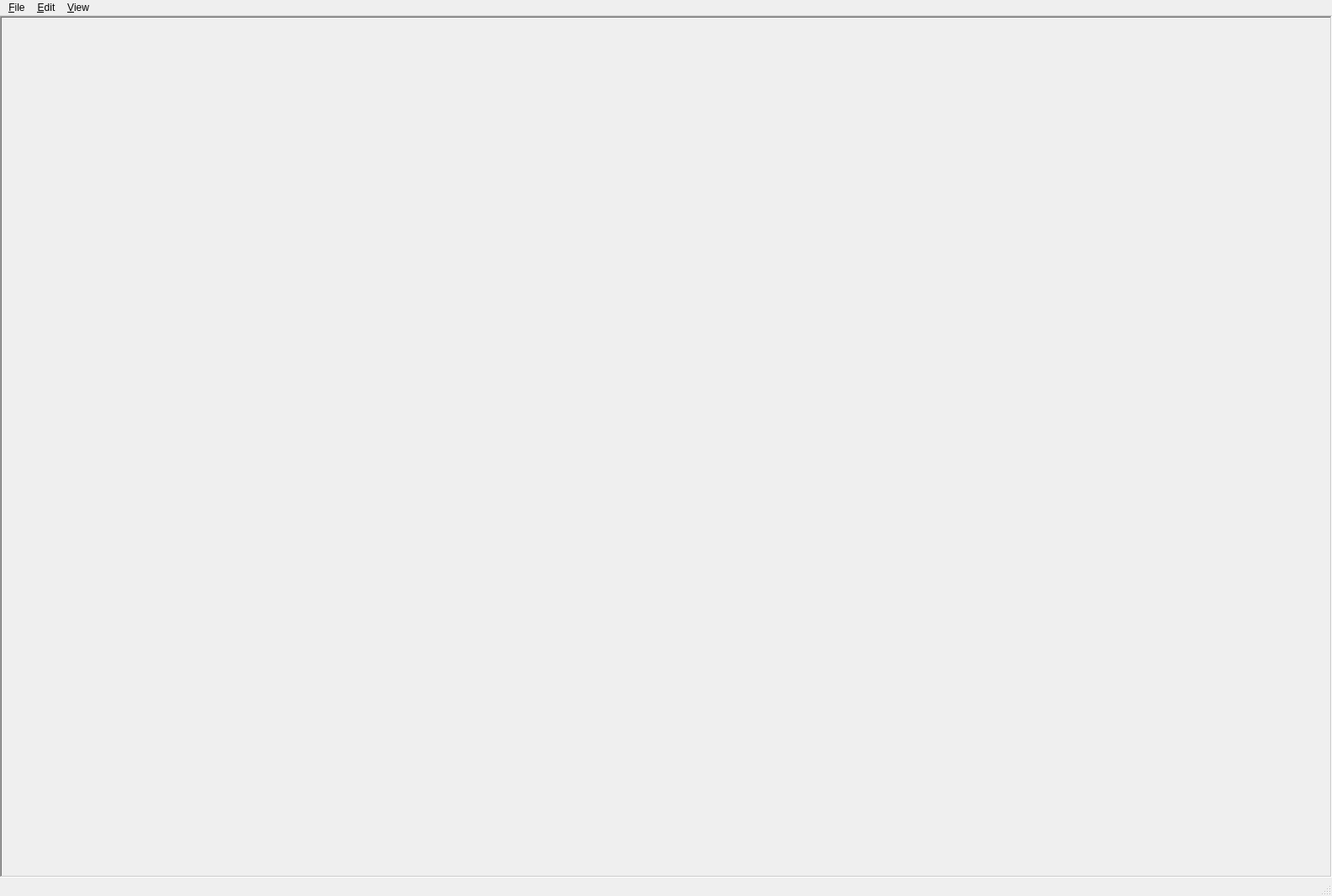
<?xml version="1.0" encoding="UTF-8"?>
<ui version="4.0">
 <class>MainWindow</class>
 <widget class="QMainWindow" name="MainWindow">
  <property name="geometry">
   <rect>
    <x>0</x>
    <y>0</y>
    <width>1584</width>
    <height>1066</height>
   </rect>
  </property>
  <property name="windowTitle">
   <string>MainWindow</string>
  </property>
  <widget class="QWidget" name="centralwidget">
   <layout class="QVBoxLayout" name="verticalLayout">
    <property name="leftMargin">
     <number>0</number>
    </property>
    <property name="topMargin">
     <number>0</number>
    </property>
    <property name="rightMargin">
     <number>0</number>
    </property>
    <property name="bottomMargin">
     <number>0</number>
    </property>
    <item>
     <widget class="QFrame" name="frame_5">
      <property name="minimumSize">
       <size>
        <width>0</width>
        <height>800</height>
       </size>
      </property>
      <property name="frameShape">
       <enum>QFrame::Shape::WinPanel</enum>
      </property>
      <property name="frameShadow">
       <enum>QFrame::Shadow::Sunken</enum>
      </property>
      <layout class="QVBoxLayout" name="verticalLayout_2">
       <property name="leftMargin">
        <number>0</number>
       </property>
       <property name="topMargin">
        <number>0</number>
       </property>
       <property name="rightMargin">
        <number>0</number>
       </property>
       <property name="bottomMargin">
        <number>0</number>
       </property>
       <item>
        <widget class="ImageWidget" name="widget_image_viewer" native="true">
         <property name="sizePolicy">
          <sizepolicy hsizetype="Preferred" vsizetype="Expanding">
           <horstretch>0</horstretch>
           <verstretch>0</verstretch>
          </sizepolicy>
         </property>
        </widget>
       </item>
      </layout>
     </widget>
    </item>
   </layout>
  </widget>
  <widget class="QMenuBar" name="menubar">
   <property name="geometry">
    <rect>
     <x>0</x>
     <y>0</y>
     <width>1584</width>
     <height>21</height>
    </rect>
   </property>
   <widget class="QMenu" name="menu_File">
    <property name="title">
     <string>&amp;File</string>
    </property>
    <addaction name="action_file_open"/>
   </widget>
   <widget class="QMenu" name="menu_View">
    <property name="title">
     <string>&amp;View</string>
    </property>
    <addaction name="action_fit_image_to_view"/>
   </widget>
   <widget class="QMenu" name="menu_Edit">
    <property name="title">
     <string>&amp;Edit</string>
    </property>
    <addaction name="action_copy"/>
    <addaction name="action_settings"/>
   </widget>
   <addaction name="menu_File"/>
   <addaction name="menu_Edit"/>
   <addaction name="menu_View"/>
  </widget>
  <widget class="QStatusBar" name="statusbar"/>
  <action name="action_file_open">
   <property name="text">
    <string>&amp;Open...</string>
   </property>
   <property name="shortcut">
    <string>Ctrl+O</string>
   </property>
  </action>
  <action name="action_fit_image_to_view">
   <property name="checkable">
    <bool>true</bool>
   </property>
   <property name="text">
    <string>Fit image to view</string>
   </property>
  </action>
  <action name="action_copy">
   <property name="text">
    <string>Copy</string>
   </property>
   <property name="shortcut">
    <string>Ctrl+C</string>
   </property>
  </action>
  <action name="action_settings">
   <property name="text">
    <string>Settings...</string>
   </property>
  </action>
 </widget>
 <customwidgets>
  <customwidget>
   <class>ImageWidget</class>
   <extends>QWidget</extends>
   <header>ImageWidget.h</header>
   <container>1</container>
  </customwidget>
 </customwidgets>
 <resources/>
 <connections/>
</ui>
